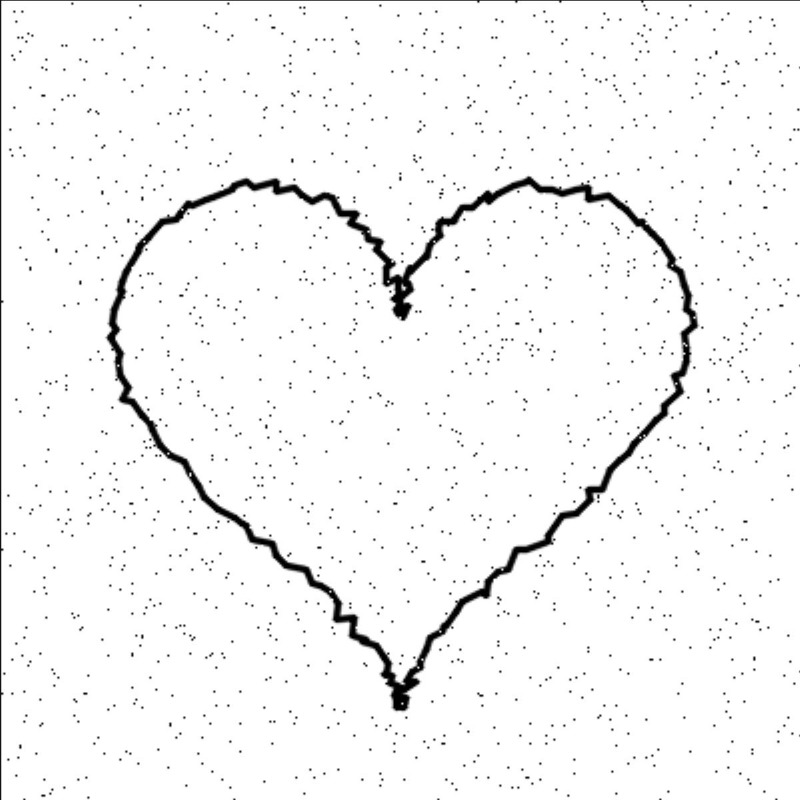
#> input picture examples/heart_shoom.jpg, 800 x 800 px
$ python -i mnk.py   (imports and definitions only)
#> lines starting #> are read from the running program, lines starting #| are printed output that depends on the picture; after the words box and inside, x2 and y2 are one past the last pixel; in counts of white or black regions, pixels touching at a corner belong together
#> in process_mnk, img_color is the input picture: shape (800, 800, 3); min 0, max 255, mean 245.9
import cv2
import numpy as np
import time


def mnk_line(points):
    """
    МНК для прямой y = k*x + b
    points: список кортежей (x, y)
    возвращает (k, b) и название модели
    """
    if len(points) < 2:
        return None, None

    x = np.array([p[0] for p in points])
    y = np.array([p[1] for p in points])

    n = len(points)
    sum_x = np.sum(x)
    sum_y = np.sum(y)
    sum_xy = np.sum(x * y)
    sum_x2 = np.sum(x * x)

    denom = n * sum_x2 - sum_x * sum_x
    if abs(denom) < 1e-6:
        return None, None

    k = (n * sum_xy - sum_x * sum_y) / denom
    b = (sum_y - k * sum_x) / n

    return (k, b), "Прямая"


def mnk_circle(points):
    """
    МНК для окружности (x - x0)^2 + (y - y0)^2 = R^2
    points: список кортежей (x, y)
    возвращает (x0, y0, R) и название модели
    """
    if len(points) < 3:
        return None, None

    x = np.array([p[0] for p in points])
    y = np.array([p[1] for p in points])

    A = np.vstack([x, y, np.ones(len(points))]).T
    b = -(x ** 2 + y ** 2)

    params, _, _, _ = np.linalg.lstsq(A, b, rcond=None)
    A_coef, B_coef, C_coef = params

    x0 = -A_coef / 2
    y0 = -B_coef / 2
    R = np.sqrt(max(0, x0 ** 2 + y0 ** 2 - C_coef))

    return (x0, y0, R), "Окружность"


def mnk_parabola(points):
    """
    МНК для параболы y = a*x^2 + b*x + c
    points: список кортежей (x, y)
    возвращает (a, b, c) и название модели
    """
    if len(points) < 3:
        return None, None

    x = np.array([p[0] for p in points])
    y = np.array([p[1] for p in points])

    A = np.vstack([x ** 2, x, np.ones(len(points))]).T
    params, _, _, _ = np.linalg.lstsq(A, y, rcond=None)
    a, b, c = params

    return (a, b, c), "Парабола"


def calculate_rmse(points, model, model_type):
    """
    Вычисляет RMSE (среднеквадратичную ошибку) для модели
    """
    if len(points) == 0:
        return float('inf')

    errors = []

    for x, y in points:
        if model_type == "Прямая":
            k, b = model
            y_pred = k * x + b
            error = y - y_pred

        elif model_type == "Окружность":
            x0, y0, R = model
            dist_to_center = np.sqrt((x - x0) ** 2 + (y - y0) ** 2)
            error = dist_to_center - R

        elif model_type == "Парабола":
            a, b, c = model
            y_pred = a * x ** 2 + b * x + c
            error = y - y_pred

        else:
            return float('inf')

        errors.append(error ** 2)

    mse = np.mean(errors)
    rmse = np.sqrt(mse)

    return rmse


def select_best_model(points):
    """
    Пробует все три модели и выбирает лучшую по RMSE
    возвращает (model, model_name, rmse, all_results)
    """
    models = [
        ('Прямая', mnk_line),
        ('Окружность', mnk_circle),
        ('Парабола', mnk_parabola)
    ]

    best_model = None
    best_name = None
    best_rmse = float('inf')
    all_results = []

    for name, func in models:
        model, _ = func(points)

        if model is None:
            print(f"  {name}: не удалось построить (мало точек)")
            continue

        rmse = calculate_rmse(points, model, name)
        all_results.append({
            'name': name,
            'model': model,
            'rmse': rmse
        })

        print(f"  {name}: RMSE = {rmse:.3f}")

        if rmse < best_rmse:
            best_rmse = rmse
            best_model = model
            best_name = name

    return best_model, best_name, best_rmse, all_results


def draw_line(image, model, color=(0, 0, 255), thickness=2):
    """Рисует прямую на изображении"""
    k, b = model
    h, w = image.shape[:2]

    x1 = 0
    y1 = int(k * x1 + b)
    x2 = w
    y2 = int(k * x2 + b)

    cv2.line(image, (x1, y1), (x2, y2), color, thickness)


def draw_circle(image, model, color=(0, 0, 255), thickness=2):
    """Рисует окружность на изображении"""
    x0, y0, R = model
    cv2.circle(image, (int(x0), int(y0)), int(R), color, thickness)


def draw_parabola(image, model, color=(0, 0, 255), thickness=2):
    """Рисует параболу на изображении"""
    a, b, c = model
    h, w = image.shape[:2]

    points = []
    for x in range(0, w, 2):  # шаг 2 пикселя для производительности
        y = int(a * x ** 2 + b * x + c)
        if 0 <= y < h:
            points.append((x, y))

    if len(points) > 1:
        for i in range(len(points) - 1):
            cv2.line(image, points[i], points[i + 1], color, thickness)


def draw_model(image, model, model_name, color=(0, 0, 255), thickness=2):
    """
    Универсальная функция отрисовки модели
    """
    if model_name == "Прямая":
        draw_line(image, model, color, thickness)
    elif model_name == "Окружность":
        draw_circle(image, model, color, thickness)
    elif model_name == "Парабола":
        draw_parabola(image, model, color, thickness)
    else:
        print(f"Неизвестная модель: {model_name}")

def fit_and_draw(points, img_color):
    """
    Принимает точки и изображение, строит аппроксимации,
    возвращает изображение с нарисованной лучшей моделью,
    название модели и точки
    """
    if points is None or len(points) < 3:
        print("Недостаточно точек для аппроксимации")
        return img_color, None, None

    print(f"\nВсего точек: {len(points)}")
    print("Аппроксимация моделей:")

    # Выбираем лучшую модель
    created = time.time()
    best_model, best_name, best_rmse, all_results = select_best_model(points)
    ended = time.time()

    if best_model is None:
        msg = "Не удалось построить ни одну модель"
        return img_color, None, msg

    # Копируем изображение для отрисовки
    result_img = img_color.copy()

    # Рисуем лучшую модель красным цветом
    draw_model(result_img, best_model, best_name, color=(0, 0, 255), thickness=1)

    msg = f"Возможно - {best_name}\nВремя {round(ended - created, 2)} сек"
    return result_img, best_name, msg


# ========== Пример использования с вашей функцией ==========

def get_points_from_image(img_color, threshold=80, bininv=False):
    """
    Ваша функция для получения точек
    """
#> called with threshold = 100, bininv = False
    img_hsv = cv2.cvtColor(img_color, cv2.COLOR_BGR2HSV)
#> img_hsv: shape (800, 800, 3); mean H, S, V 0, 0, 245.9

    lower = (0, 0, 0)
    upper = (179, 255, threshold)

    img_binary = cv2.inRange(img_hsv, lower, upper)
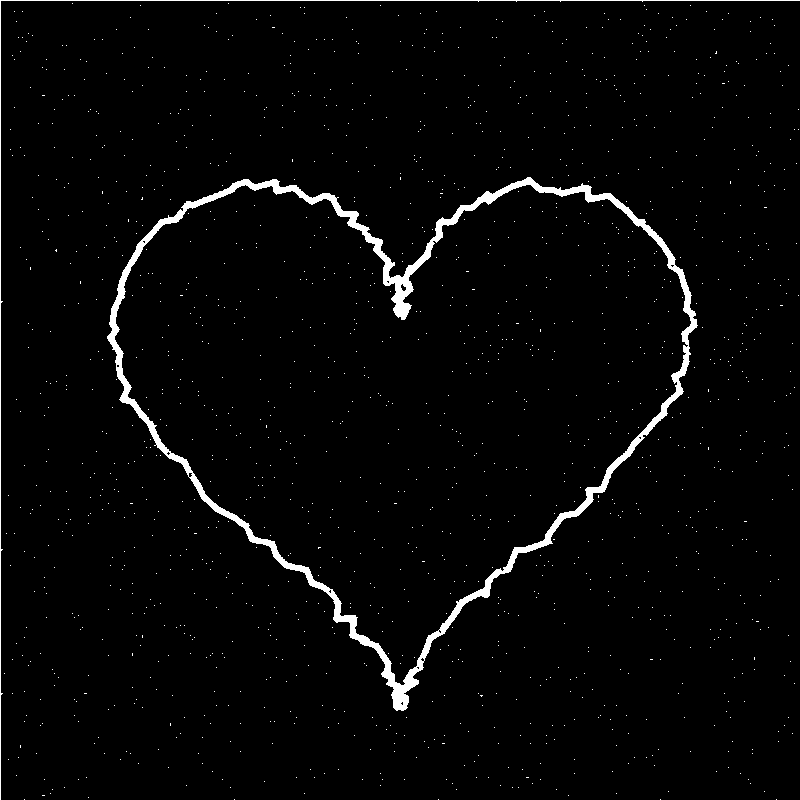
#> img_binary: shape (800, 800); 2.5% white; 1515 white regions (1513 under 20 px), largest, box (x1, y1, x2, y2) and area: (107, 177, 698, 711) 13092, (0, 0, 800, 800) 1612

    if bininv:
        img_binary = cv2.bitwise_not(img_binary)

    points = np.column_stack(np.where(img_binary > 0))
#> points = 16309 pairs, first value 0 to 799, second value 0 to 799
    points = [(int(x), int(y)) for y, x in points]

    if len(points) < 3:
        print("Недостаточно точек")
        return None

    print(f"Найдено точек: {len(points)}")
#| Найдено точек: 16309
    return points

def process_mnk(image_path, threshold=100, bininv=False):
    """
    Полный процесс: загрузка -> поиск точек -> аппроксимация -> результат
    """
    # Загружаем изображение
    img_color = cv2.imread(image_path)
    if img_color is None:
        print(f"Не удалось загрузить изображение: {image_path}")
        return None, None

    # Получаем точки
    points = get_points_from_image(img_color, threshold=threshold, bininv=bininv)

    if points is None:
        return img_color, None

    # Строим аппроксимацию и рисуем
    result_img, best_name, msg = fit_and_draw(points, img_color)
#| Всего точек: 16309
#> the loop in select_best_model, `for name, func in models:` made 3 passes
#> (rmse, best_rmse) on pass 2: (94.77, 94.77)
#|   Прямая: RMSE = 193.190
#|   Окружность: RMSE = 94.766
#|   Парабола: RMSE = 190.654
#> after the loop in select_best_model, `for name, func in models:`: all_results = 3 items; best_name = 'Окружность'; best_rmse = 94.77
#> in fit_and_draw, `best_model, best_name, best_rmse, all_results = select_best_model(poin..`: best_model = (366.2, 362.1, 278.2); best_name = 'Окружность'; best_rmse = 94.77; all_results = 3 items
#> in draw_circle, `x0, y0, R = model`: x0 = 366.2; y0 = 362.1; R = 278.2
#> best_name = 'Окружность'

    return msg, result_img

>>> result = process_mnk('examples/heart_shoom.jpg')
